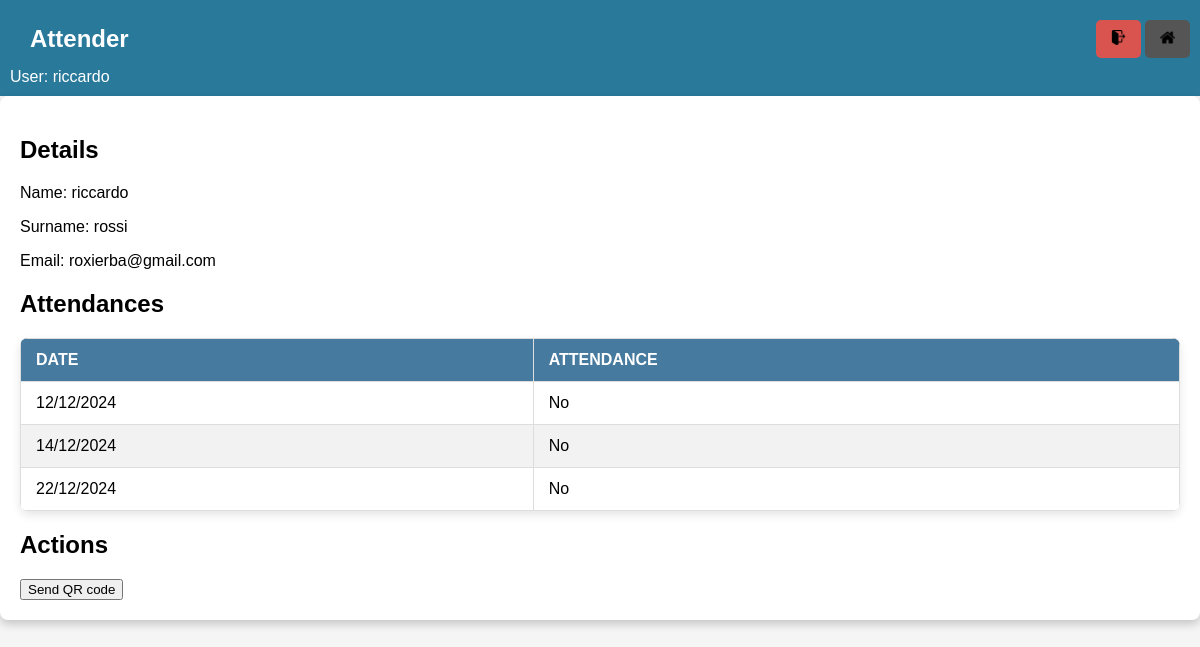
Page /attenders/1/ (signed in) on the committed database.
### checker/models.py (models this page shows, shortened)
class Attender(models.Model):
    name = models.CharField(max_length=250)
    surname = models.CharField(max_length=255)
    code = models.CharField(max_length=255, unique=True)
    email = models.EmailField(
        unique=True,
        error_messages={
            'unique': 'This email is already in use.',
            'invalid': 'Enter a valid email address.',
        }
    )
    email_verified = models.BooleanField(default=False)

class Event(models.Model):
    name = models.CharField(max_length=255)
    date = models.DateField()
    location = models.CharField(max_length=255, blank=True)
    def __str__(self):
        return f"{self.date.strftime('%d/%m/%Y')}"

### checker/views.py (the view)
# urls.py: path('attenders/<int:pk>/', views.attender_overview, name='attender_overview'),
@login_required
def attender_overview(request, pk):
    attender = Attender.objects.get(pk=pk)
    context = {
        "attender": attender,
        "events" : Event.objects.all().order_by("date"),
        "attendances" : [a.event for a in Attendance.objects.all().filter(user=attender)]
    }
    return render(request, "attender.html", context=context)

### templates/attender.html (shortened to what this page needs)
{% extends 'base.html' %}
{% block header %}
    Attender
{% endblock %}
{% block content %}
    <h2>Details</h2>
    <p>Name: {{ attender.name }}</p>
    <p>Surname: {{ attender.surname }}</p>
    <p>Email: {{ attender.email }}</p>
    <h2>Attendances</h2>
    <table>
        <thead>
            <tr>
                <th>Date</th>
                <th>Attendance</th>
            </tr>
        </thead>
        <tbody>
            {% for event in events %}
                <tr>
                    <td>{{ event }}</td>
                    {% if event in attendances %}
                        <td>Yes</td>
                    {% else %}
                        <td>No</td>
                    {% endif %}
                </tr>
            {% endfor %}
        </tbody>
    </table>
    <h2>Actions</h2>
    <button id="send-qr">Send QR code</button>
{% endblock %}

### templates/base.html (shortened to what this page needs)
<!DOCTYPE html>
<html lang="en">
<head>
    {% load static %}
    <link rel="stylesheet" href="{% static 'checker/css/base.css' %}">
    <link rel="stylesheet" href="{% static 'checker/css/form.css' %}">
</head>
<body>
    <header class="header">
        <div class="header-main">
            <div class="navbar-brand">
                {% block header %}Base template{% endblock %}
            </div>
            {% if user.is_authenticated %}
                <div class="navbar-buttons">
                    <button id="logout" class="navbar-button logout-button">
                        <img class="navbar-image" src="{% static 'checker/images/logout.png' %}" alt="Logout" class="header-button-image">
                    </button>
                    <button id="home" class="navbar-button">
                        <img class="navbar-image" src="{% static 'checker/images/home.png' %}" alt="Home" class="header-button-image">
                    </button>
                </div>
            {% endif %}
        </div>
        {% if user.is_authenticated %}
        <div>User: {{ user.username }}</div>
        {% endif %}
    </header>
    <main class="page-container">
            {% block content %}{% endblock %}
    </main>
</body>
</html>

### checker/static/checker/css/base.css (style rules this page uses)
.header { background-color: #29799b; color: white; padding: 10px; z-index: 1000; width: 100%; top: 0; }
.header-main { justify-content: space-between; align-items: center; padding: 10px 20px; display: flex; }
.navbar-brand { font-size: 1.5em; font-weight: bold; display: inline; }
.navbar-buttons { background: none; border: none; padding: 0; cursor: pointer; }
.navbar-button { text-decoration: none; color: white; background-color: #555; padding: 10px 15px; border-radius: 5px; transition: background-color 0.3s ease; border: none; }
.logout-button { background-color: #d9534f; }
.navbar-image { width: 15px; height: 15px; }
body { margin: 0; padding: 0; font-family: Arial, sans-serif; background: #f5f5f5; }
.page-container { width: 100%; max-width: 1200px; background: #ffffff; box-shadow: 0 4px 10px rgba(0, 0, 0, 0.2); border-radius: 8px; padding: 20px; box-sizing: border-box; overflow: hidden; justify-content: center; margin: 0 auto; }
table { width: 100%; border-collapse: collapse; margin: 20px 0; font-size: 1rem; font-family: Arial, sans-serif; text-align: left; background-color: #f9f9f9; border-radius: 8px; overflow: hidden; box-shadow: 0 4px 10px rgba(0, 0, 0, 0.1); }
table th, table td { padding: 12px 15px; border: 1px solid #ddd; }
table th { background-color: #467a9e; color: white; font-weight: bold; text-transform: uppercase; }
table tr:nth-child(even) { background-color: #f2f2f2; }
table tr:nth-child(odd) { background-color: #ffffff; }
table td { text-align: left; }

### rows in the picture
Attender: name "riccardo", surname "rossi", email "roxierba@gmail.com"
Event: date "12/12/2024"
Event: date "14/12/2024"
Event: date "22/12/2024"

### other values in the picture
{{ user.username }} "riccardo"
